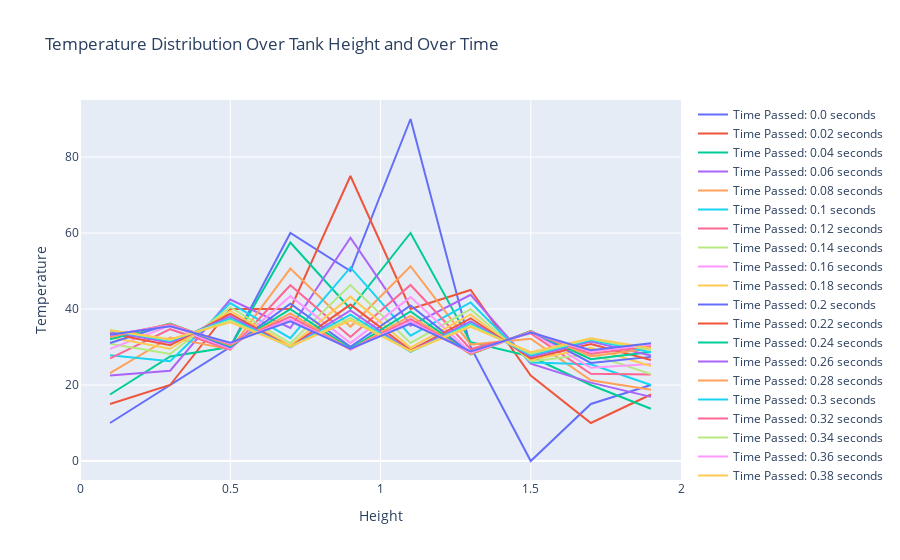
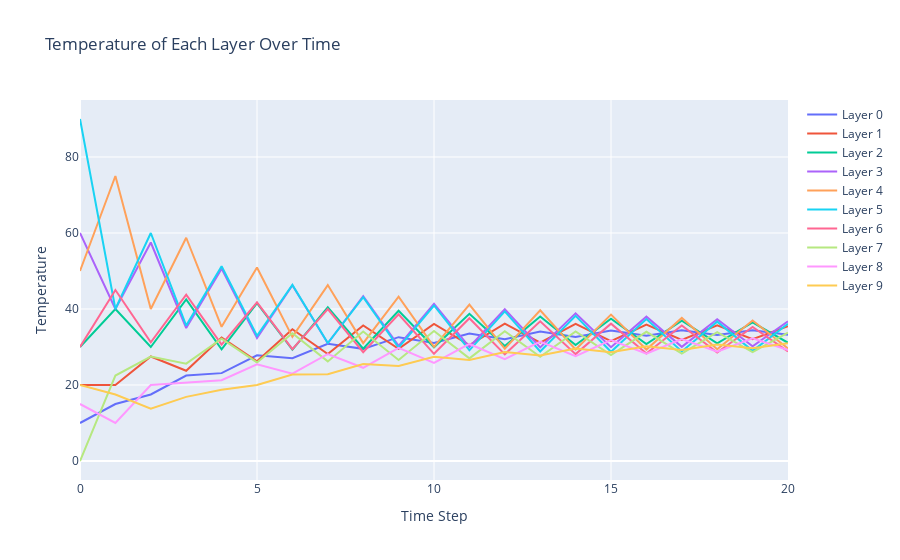

Notebook source saved alongside these figures, in order:
### Markdown cell above
Heat transfer equation for the diffusion within the layers i at times k

$$
\begin{align*}
\frac{\delta T}{\delta t} = & \alpha \nabla^2 T \\
= & \alpha  \frac{\delta^2 T}{\delta z^2}
\end{align*}
$$

#### Step 1: Discretization (Forward Euler Method)
- Time (k): approximate using simple differences

$$
\begin{align*}
\frac{\delta T}{\delta t} &\approx  \frac{\Delta T}{\Delta t}  \\
&\approx \frac{T_{k+1,i} - T_{k,i}}{\Delta t}
\end{align*}
$$


- Space (i): approximate using central differences

$$
\begin{align*}
\frac{\delta^2 T}{\delta z^2} 
&\approx\frac{T_{k,i+1}-2T_{k,i}+T_{k,i-1}}{(\Delta z_i)^2}
\end{align*}
$$

Which leads to the equation when replacing the discretization equations in the original heat transfer equation

$$
\begin{align*}
\frac{T_{k+1,i} - T_{k,i}}{\Delta t} = \alpha (\frac{T_{k,i+1}-2T_{k,i}+T_{k,i-1}}{(\Delta z_i)^2})
\end{align*}
$$

Reorganized to determine the temperature of a layer in the next time step:

$$
\begin{align*}
T_{k+1,i} = T_{k,i} + \alpha \cdot (\frac{T_{k,i+1}-2T_{k,i}+T_{k,i-1}}{(\Delta z_i)^2}) \cdot \Delta t


\end{align*}
$$

#### Step 2: stability check

Define the parameters. Depending on the chosen time step Δt and spatial step Δz the numerical solution will be more or less accurate. Usually the stability considerations lead to a constraint on the maximum allowable time step given by the Courant-Friedrichs-Lewy (CFL) condition (see equation below), and if the condition is met, then the simulation will not be performed. The time step must be reduced until the condition is met and the simulation can run.
$$
\begin{align*}
\Delta t \leq \frac{(\Delta z)^2}{2 \alpha}
\end{align*}
$$

#### Step 3: Simulation (HeatDistributionVector_model)
Through an iteration over time of the vector T, which contains the temperature distribution in the tank, the temperatures of each layer of the tank are updated after each time step.
Here several assumptions were made

##### Assumptions for simplification: 
- The amount of layers is defined by the amount of elements in the initial vector for the tank temperature
- Δz is constant and depends on the height of the tank and of the lenght of the vector T (number of layers)

##### Boundary conditions: 
since the equation requires the previous and the next layers temperature, we have to meet assumptions on the bottom and on the top, where the "next" or the "previous" do not exist, meaning that no heat transfer through diffusion is possible at this "cross-sections". This could be translated into a non-existant temperature gradient (adiabatic boundary condition for heat conduction) between the boundaries and the inexistant layers: 
- Bottom of the tank (i=0, first entry). The "previous" (non existant) layer is assumed to have the same temperature as the bottom layer. This way the gradient in the bottom of the tank is cero and no heat is transferred.
- Top of the tank (i=-1, last entry). The "next" (non existant) layer is assumed to have the same temperature as the top layer. This way the gradient in the bottom of the tank is cero and no heat is transferred. 

##### Plots
- Plot over the height of the tank for the different time steps
    - The x-axis displays the full height of the tank, and the y-axis the temperature. The y's are positioned in the middle of the layers.
- Plot over time for the different layers of the tank

### Code cell
import numpy as np
import matplotlib.pyplot as plt
import plotly.graph_objects as go
import plotly.express as px

############### Definitons for the model
class HeatDistributionVector_model0:
    def __init__(self, alpha, z, T_initial, dt):
        self.alpha = alpha                           # heat diffusivity
        self.z = z                                   # height of the tank
        self.num_layers = len(T_initial)             # number of layers (steps in space)
        self.dt = dt                                 # step size in time (time step)
        self.T_initial = np.array(T_initial)         # initial state of the temperatures along the tank [list] !!! Same lenght as num_layers
        
        self.dz = z / self.num_layers                # step size in space (delta z, height of a layer) is total height/number of layers, num_layers = how big the initial temperature vector is
        # Create a 
        self.heights = [i * self.dz + self.dz/2 for i in range(len(T_initial))]     # list representing the height of the tank for plotting the temperatures in the middle of each layer
  


 # definition of the solver for the temperature vector in the next time step       
    def vector_solve(self, num_steps):
        T_old = np.copy(self.T_initial)
        results = [T_old.copy()]                    # Store initial temperature array

        for _ in range(num_steps):

            T_new = np.copy(T_old)

            T_old_next = np.roll(T_old, -1)         # roll every i by -1 so that the "next" i is selected
            T_old_prev = np.roll(T_old, 1)          # roll every i by 1 so that the "previous" i is selected
            
            # Apply heat transfer equation for model 0
            T_new = (T_old 
                     + ((self.alpha) * (T_old_next - (2*T_old) + T_old_prev) / (self.dz**2)) * self.dt)
            
            # Boundary conditions
            T_new[0] = (T_old[0]
                         + ((self.alpha) * (T_old[1] - (2*T_old[0]) + T_old[0]) / (self.dz**2)) * self.dt)       # assuming no heat exchange in the boundary, the tmeperature "outside" of the tank (T_old_prev of first entry) would be the same as inside of the tank (T[0])
            T_new[-1] = (T_old[-1]
                          + ((self.alpha) * (T_old[-1] - (2*T_old[-1]) + T_old[-2]) / (self.dz**2)) * self.dt)   # assuming no heat exchange in the boundary, the tmeperature "outside" of the tank (T_old_next of last entry) would be the same as inside of the tank T[-1]

            T_old = np.copy(T_new) # return the new temperature as old temperature for the next iteration

            results.append(T_old.copy())            # Store the updated temperature array fo later plot

        return T_old, results
    
 # check the stability of the model with the selected dt
    def stability_check(self):
        # check if the time step dt is small enough with CFL condition: dt <= (dz^2) / (2 * alpha)
        cfl_dt_max = (self.dz ** 2) / (2 * self.alpha)
        if self.dt > cfl_dt_max:
            print(f"Warning: Time step size dt {self.dt} exceeds CFL stability limit ({cfl_dt_max}).")
            sc = 1
        else:
            sc = 0
        return sc
    

# Plot the layer temperatures over the height for different times
def plot_results_height(results, heights):
    # Create traces for each time step
    traces = []
    for i, temp_array in enumerate(results):            # results in [time x layers] -> enumerate gives all values of one row for one index (column) -> all layers (row) at one time
        time_passed = dt * i                            # Calculate the time passed
        trace = go.Scatter(
        x=heights,                                      # X axis is the height of each layer
            y=temp_array,                               # Y axis is the temperatures in each layer
            mode='lines',
            name=f'Time Passed: {time_passed} seconds'  # Use calculated time in legend
        )
        traces.append(trace)

    # Create the plot layout
    layout = go.Layout(
        title='Temperature Distribution Over Tank Height and Over Time',
        xaxis=dict(title='Height', range=[0, z]),
        yaxis=dict(title='Temperature'),
    )

    # Create the figure and plot it
    fig = go.Figure(data=traces, layout=layout)
    fig.show()

# Plot the layer temperatures over time
def plot_results_time(results, heights, z):
    # Create traces for each layer
    traces = []
    for i, temp_array in enumerate(np.array(results).T):  # Transpose the results array to iterate over layers -> [layers x time] -> row is the temperature over time of one sensor
        trace = go.Scatter(
            x=np.arange(len(temp_array)),                 # X axis is the timeline (Time steps)
            y=temp_array,                                 # Y axis is the temperature of all layers in each time step    
            mode='lines',
            name=f'Layer {i}'                               # Layer number
        )
        traces.append(trace)

    # Create the plot layout
    layout = go.Layout(
        title='Temperature of Each Layer Over Time',
        xaxis=dict(title='Time Step'),
        yaxis=dict(title='Temperature'),
    )

    # Create the figure and plot it
    fig = go.Figure(data=traces, layout=layout)
    fig.show()

############### 
            
# define variables  
    # lenght of the selected T_zero defines the number of layers    
T_1 = np.array([10, 10, 10, 10, 10, 90, 90, 90, 90, 90]) # initial temperature in the tank for each layer
T_2 = [10, 20, 30, 60, 50, 90, 30, 0, 15, 20]
T_3 = [100, 80, 50, 60, 20, 50, 10, 20, 50, 80]
T_4 = np.array([100, 90, 80 ,70, 60, 50, 40, 30, 20, 10])
T_5 = [100, 10, 80 ,200, 60, 70, -10, 30, -10, 10]

T_zero = T_2
alpha = 1#0.000000146                # heat diffusivity [0.146 x 10-6 m2/s]
z = 2                      # height of the tank [m]
dt = 0.02                      # length of the time steps  
num_steps = 20             # number of time steps to be made



tank_vector = HeatDistributionVector_model0(alpha, z, T_zero, dt)
stability = tank_vector.stability_check()

if (stability == 0):
    # Solve for the temperatures
    final_temperature, results = tank_vector.vector_solve(num_steps)
    # Plot the results
    plot_results_height(results, tank_vector.heights)
    plot_results_time(results, tank_vector.heights, tank_vector.z)

### Figure 1 — Plotly figure (JSON) as saved in the notebook; plotly's stock layout.template omitted (floating-point values rounded to 4 significant figures)
{"data": [{"mode": "lines", "name": "Time Passed: 0.0 seconds", "type": "scatter", "x": [0.1, 0.3, 0.5, 0.7, 0.9, 1.1, 1.3, 1.5, 1.7, 1.9], "y": [10, 20, 30, 60, 50, 90, 30, 0, 15, 20]}, {"mode": "lines", "name": "Time Passed: 0.02 seconds", "type": "scatter", "x": [0.1, 0.3, 0.5, 0.7, 0.9, 1.1, 1.3, 1.5, 1.7, 1.9], "y": [15, 20, 40, 40, 75, 40.0, 45, 22.5, 10, 17.5]}, {"mode": "lines", "name": "Time Passed: 0.04 seconds", "type": "scatter", "x": [0.1, 0.3, 0.5, 0.7, 0.9, 1.1, 1.3, 1.5, 1.7, 1.9], "y": [17.5, 27.5, 30, 57.5, 40.0, 60, 31.25, 27.5, 20.0, 13.75]}, {"mode": "lines", "name": "Time Passed: 0.06 seconds", "type": "scatter", "x": [0.1, 0.3, 0.5, 0.7, 0.9, 1.1, 1.3, 1.5, 1.7, 1.9], "y": [22.5, 23.75, 42.5, 35, 58.75, 35.63, 43.75, 25.63, 20.62, 16.87]}, {"mode": "lines", "name": "Time Passed: 0.08 seconds", "type": "scatter", "x": [0.1, 0.3, 0.5, 0.7, 0.9, 1.1, 1.3, 1.5, 1.7, 1.9], "y": [23.12, 32.5, 29.38, 50.62, 35.31, 51.25, 30.63, 32.19, 21.25, 18.75]}, {"mode": "lines", "name": "Time Passed: 0.1 seconds", "type": "scatter", "x": [0.1, 0.3, 0.5, 0.7, 0.9, 1.1, 1.3, 1.5, 1.7, 1.9], "y": [27.81, 26.25, 41.56, 32.34, 50.94, 32.97, 41.72, 25.94, 25.47, 20.0]}, {"mode": "lines", "name": "Time Passed: 0.12 seconds", "type": "scatter", "x": [0.1, 0.3, 0.5, 0.7, 0.9, 1.1, 1.3, 1.5, 1.7, 1.9], "y": [27.03, 34.69, 29.3, 46.25, 32.66, 46.33, 29.45, 33.59, 22.97, 22.73]}, {"mode": "lines", "name": "Time Passed: 0.14 seconds", "type": "scatter", "x": [0.1, 0.3, 0.5, 0.7, 0.9, 1.1, 1.3, 1.5, 1.7, 1.9], "y": [30.86, 28.16, 40.47, 30.98, 46.29, 31.05, 39.96, 26.21, 28.16, 22.85]}, {"mode": "lines", "name": "Time Passed: 0.16 seconds", "type": "scatter", "x": [0.1, 0.3, 0.5, 0.7, 0.9, 1.1, 1.3, 1.5, 1.7, 1.9], "y": [29.51, 35.66, 29.57, 43.38, 31.02, 43.12, 28.63, 34.06, 24.53, 25.51]}, {"mode": "lines", "name": "Time Passed: 0.18 seconds", "type": "scatter", "x": [0.1, 0.3, 0.5, 0.7, 0.9, 1.1, 1.3, 1.5, 1.7, 1.9], "y": [32.59, 29.54, 39.52, 30.29, 43.25, 29.82, 38.59, 26.58, 29.79, 25.02]}, {"mode": "lines", "name": "Time Passed: 0.2 seconds", "type": "scatter", "x": [0.1, 0.3, 0.5, 0.7, 0.9, 1.1, 1.3, 1.5, 1.7, 1.9], "y": [31.06, 36.05, 29.92, 41.39, 30.06, 40.92, 28.2, 34.19, 25.8, 27.4]}, {"mode": "lines", "name": "Time Passed: 0.22 seconds", "type": "scatter", "x": [0.1, 0.3, 0.5, 0.7, 0.9, 1.1, 1.3, 1.5, 1.7, 1.9], "y": [33.56, 30.49, 38.72, 29.99, 41.15, 29.13, 37.56, 27.0, 30.8, 26.6]}, {"mode": "lines", "name": "Time Passed: 0.24 seconds", "type": "scatter", "x": [0.1, 0.3, 0.5, 0.7, 0.9, 1.1, 1.3, 1.5, 1.7, 1.9], "y": [32.03, 36.14, 30.24, 39.94, 29.56, 39.36, 28.07, 34.18, 26.8, 28.7]}, {"mode": "lines", "name": "Time Passed: 0.26 seconds", "type": "scatter", "x": [0.1, 0.3, 0.5, 0.7, 0.9, 1.1, 1.3, 1.5, 1.7, 1.9], "y": [34.08, 31.13, 38.04, 29.9, 39.65, 28.81, 36.77, 27.43, 31.44, 27.75]}, {"mode": "lines", "name": "Time Passed: 0.28 seconds", "type": "scatter", "x": [0.1, 0.3, 0.5, 0.7, 0.9, 1.1, 1.3, 1.5, 1.7, 1.9], "y": [32.61, 36.06, 30.52, 38.84, 29.36, 38.21, 28.12, 34.1, 27.59, 29.59]}, {"mode": "lines", "name": "Time Passed: 0.3 seconds", "type": "scatter", "x": [0.1, 0.3, 0.5, 0.7, 0.9, 1.1, 1.3, 1.5, 1.7, 1.9], "y": [34.33, 31.56, 37.45, 29.94, 38.52, 28.74, 36.15, 27.86, 31.85, 28.59]}, {"mode": "lines", "name": "Time Passed: 0.32 seconds", "type": "scatter", "x": [0.1, 0.3, 0.5, 0.7, 0.9, 1.1, 1.3, 1.5, 1.7, 1.9], "y": [32.95, 35.89, 30.75, 37.99, 29.34, 37.34, 28.3, 34.0, 28.23, 30.22]}, {"mode": "lines", "name": "Time Passed: 0.34 seconds", "type": "scatter", "x": [0.1, 0.3, 0.5, 0.7, 0.9, 1.1, 1.3, 1.5, 1.7, 1.9], "y": [34.42, 31.85, 36.94, 30.04, 37.66, 28.82, 35.67, 28.26, 32.11, 29.22]}, {"mode": "lines", "name": "Time Passed: 0.36 seconds", "type": "scatter", "x": [0.1, 0.3, 0.5, 0.7, 0.9, 1.1, 1.3, 1.5, 1.7, 1.9], "y": [33.13, 35.68, 30.95, 37.3, 29.43, 36.67, 28.54, 33.89, 28.74, 30.67]}, {"mode": "lines", "name": "Time Passed: 0.38 seconds", "type": "scatter", "x": [0.1, 0.3, 0.5, 0.7, 0.9, 1.1, 1.3, 1.5, 1.7, 1.9], "y": [34.41, 32.04, 36.49, 30.19, 36.98, 28.99, 35.28, 28.64, 32.28, 29.7]}, {"mode": "lines", "name": "Time Passed: 0.4 seconds", "type": "scatter", "x": [0.1, 0.3, 0.5, 0.7, 0.9, 1.1, 1.3, 1.5, 1.7, 1.9], "y": [33.22, 35.45, 31.11, 36.74, 29.59, 36.13, 28.81, 33.78, 29.17, 30.99]}], "layout": {"title": {"text": "Temperature Distribution Over Tank Height and Over Time"}, "xaxis": {"range": [0, 2], "title": {"text": "Height"}}, "yaxis": {"title": {"text": "Temperature"}}}}

### Figure 2 — Plotly figure (JSON) as saved in the notebook; plotly's stock layout.template omitted (floating-point values rounded to 4 significant figures)
{"data": [{"mode": "lines", "name": "Layer 0", "type": "scatter", "x": [0, 1, 2, 3, 4, 5, 6, 7, 8, 9, 10, 11, 12, 13, 14, 15, 16, 17, 18, 19, 20], "y": [10, 15, 17.5, 22.5, 23.12, 27.81, 27.03, 30.86, 29.51, 32.59, 31.06, 33.56, 32.03, 34.08, 32.61, 34.33, 32.95, 34.42, 33.13, 34.41, 33.22]}, {"mode": "lines", "name": "Layer 1", "type": "scatter", "x": [0, 1, 2, 3, 4, 5, 6, 7, 8, 9, 10, 11, 12, 13, 14, 15, 16, 17, 18, 19, 20], "y": [20, 20, 27.5, 23.75, 32.5, 26.25, 34.69, 28.16, 35.66, 29.54, 36.05, 30.49, 36.14, 31.13, 36.06, 31.56, 35.89, 31.85, 35.68, 32.04, 35.45]}, {"mode": "lines", "name": "Layer 2", "type": "scatter", "x": [0, 1, 2, 3, 4, 5, 6, 7, 8, 9, 10, 11, 12, 13, 14, 15, 16, 17, 18, 19, 20], "y": [30, 40, 30, 42.5, 29.38, 41.56, 29.3, 40.47, 29.57, 39.52, 29.92, 38.72, 30.24, 38.04, 30.52, 37.45, 30.75, 36.94, 30.95, 36.49, 31.11]}, {"mode": "lines", "name": "Layer 3", "type": "scatter", "x": [0, 1, 2, 3, 4, 5, 6, 7, 8, 9, 10, 11, 12, 13, 14, 15, 16, 17, 18, 19, 20], "y": [60, 40, 57.5, 35, 50.62, 32.34, 46.25, 30.98, 43.38, 30.29, 41.39, 29.99, 39.94, 29.9, 38.84, 29.94, 37.99, 30.04, 37.3, 30.19, 36.74]}, {"mode": "lines", "name": "Layer 4", "type": "scatter", "x": [0, 1, 2, 3, 4, 5, 6, 7, 8, 9, 10, 11, 12, 13, 14, 15, 16, 17, 18, 19, 20], "y": [50, 75, 40.0, 58.75, 35.31, 50.94, 32.66, 46.29, 31.02, 43.25, 30.06, 41.15, 29.56, 39.65, 29.36, 38.52, 29.34, 37.66, 29.43, 36.98, 29.59]}, {"mode": "lines", "name": "Layer 5", "type": "scatter", "x": [0, 1, 2, 3, 4, 5, 6, 7, 8, 9, 10, 11, 12, 13, 14, 15, 16, 17, 18, 19, 20], "y": [90, 40.0, 60, 35.63, 51.25, 32.97, 46.33, 31.05, 43.12, 29.82, 40.92, 29.13, 39.36, 28.81, 38.21, 28.74, 37.34, 28.82, 36.67, 28.99, 36.13]}, {"mode": "lines", "name": "Layer 6", "type": "scatter", "x": [0, 1, 2, 3, 4, 5, 6, 7, 8, 9, 10, 11, 12, 13, 14, 15, 16, 17, 18, 19, 20], "y": [30, 45, 31.25, 43.75, 30.63, 41.72, 29.45, 39.96, 28.63, 38.59, 28.2, 37.56, 28.07, 36.77, 28.12, 36.15, 28.3, 35.67, 28.54, 35.28, 28.81]}, {"mode": "lines", "name": "Layer 7", "type": "scatter", "x": [0, 1, 2, 3, 4, 5, 6, 7, 8, 9, 10, 11, 12, 13, 14, 15, 16, 17, 18, 19, 20], "y": [0, 22.5, 27.5, 25.63, 32.19, 25.94, 33.59, 26.21, 34.06, 26.58, 34.19, 27.0, 34.18, 27.43, 34.1, 27.86, 34.0, 28.26, 33.89, 28.64, 33.78]}, {"mode": "lines", "name": "Layer 8", "type": "scatter", "x": [0, 1, 2, 3, 4, 5, 6, 7, 8, 9, 10, 11, 12, 13, 14, 15, 16, 17, 18, 19, 20], "y": [15, 10, 20.0, 20.62, 21.25, 25.47, 22.97, 28.16, 24.53, 29.79, 25.8, 30.8, 26.8, 31.44, 27.59, 31.85, 28.23, 32.11, 28.74, 32.28, 29.17]}, {"mode": "lines", "name": "Layer 9", "type": "scatter", "x": [0, 1, 2, 3, 4, 5, 6, 7, 8, 9, 10, 11, 12, 13, 14, 15, 16, 17, 18, 19, 20], "y": [20, 17.5, 13.75, 16.87, 18.75, 20.0, 22.73, 22.85, 25.51, 25.02, 27.4, 26.6, 28.7, 27.75, 29.59, 28.59, 30.22, 29.22, 30.67, 29.7, 30.99]}], "layout": {"title": {"text": "Temperature of Each Layer Over Time"}, "xaxis": {"title": {"text": "Time Step"}}, "yaxis": {"title": {"text": "Temperature"}}}}
